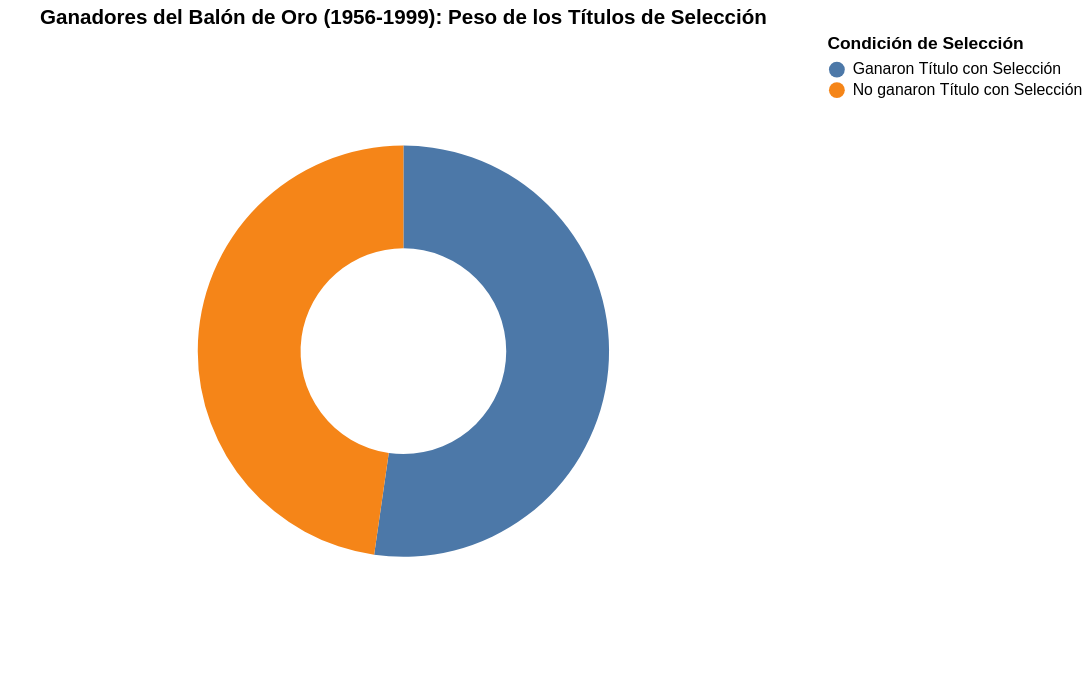

Notebook code cell kept with this figure:
### Code cell
import altair as alt
import pandas as pd

df['Año_num'] = pd.to_numeric(df['Año'].astype(str).str.extract(r'(\d+)')[0], errors='coerce')
df['Posición_limpia'] = pd.to_numeric(df['Posición'].astype(str).str.extract(r'(\d+)')[0], errors='coerce')

df_filtrado = df[(df['Posición_limpia'] == 1) & (df['Año_num'] >= 1956) & (df['Año_num'] <= 1999)].copy()

def gano_seleccion(row):
    mundial = str(row.get('Mundial (Selección y Resultado)', ''))
    continental = str(row.get('Torneo Continental (Euro / Copa América / África / Asia)', ''))
    texto_total = (mundial + " " + continental).lower()

    if 'campeon' in texto_total or 'campeón' in texto_total or '1' in texto_total or 'sí' in texto_total or 'si' in texto_total:
        if 'no participo' not in texto_total and 'eliminado' not in texto_total:
            return True
    return False

df_filtrado['Gano_Seleccion'] = df_filtrado.apply(gano_seleccion, axis=1)

conteo_sel = df_filtrado['Gano_Seleccion'].value_counts().reset_index()
conteo_sel.columns = ['Seleccion', 'Cantidad']
conteo_sel['Seleccion'] = conteo_sel['Seleccion'].replace({True: 'Ganaron Título con Selección', False: 'No ganaron Título con Selección'})

total_ganadores = conteo_sel['Cantidad'].sum()
conteo_sel['Porcentaje'] = (conteo_sel['Cantidad'] / total_ganadores) * 100

print(f"Total de ganadores analizados (1956-1999): {total_ganadores}")
display(conteo_sel)

base_sel = alt.Chart(conteo_sel).encode(
    theta=alt.Theta(field="Cantidad", type="quantitative"),
    color=alt.Color(field="Seleccion", type="nominal", title="Condición de Selección")
)

pie_sel = base_sel.mark_arc(outerRadius=130, innerRadius=65).encode(
    tooltip=['Seleccion', 'Cantidad', alt.Tooltip('Porcentaje:Q', format='.1f', title='Porcentaje (%)')]
)

chart_pie_sel = pie_sel.properties(
    title='Ganadores del Balón de Oro (1956-1999): Peso de los Títulos de Selección',
    width=500,
    height=400
).interactive()

chart_pie_sel.display()

### Figure 1 — Vega-Lite specification as saved in the notebook (floating-point values rounded to 4 significant figures)
{"config": {"view": {"continuousWidth": 300, "continuousHeight": 300}}, "data": {"name": "data-133c93b9ad824829c98e248ec5e12e35"}, "mark": {"type": "arc", "innerRadius": 65, "outerRadius": 130}, "encoding": {"color": {"field": "Seleccion", "title": "Condición de Selección", "type": "nominal"}, "theta": {"field": "Cantidad", "type": "quantitative"}, "tooltip": [{"field": "Seleccion", "type": "nominal"}, {"field": "Cantidad", "type": "quantitative"}, {"field": "Porcentaje", "format": ".1f", "title": "Porcentaje (%)", "type": "quantitative"}]}, "height": 400, "params": [{"name": "param_5", "select": {"type": "interval", "encodings": ["x", "y"]}, "bind": "scales"}], "title": "Ganadores del Balón de Oro (1956-1999): Peso de los Títulos de Selección", "width": 500, "$schema": "https://vega.github.io/schema/vega-lite/v5.20.1.json", "datasets": {"data-133c93b9ad824829c98e248ec5e12e35": [{"Seleccion": "Ganaron Título con Selección", "Cantidad": 23, "Porcentaje": 52.27}, {"Seleccion": "No ganaron Título con Selección", "Cantidad": 21, "Porcentaje": 47.73}]}}
